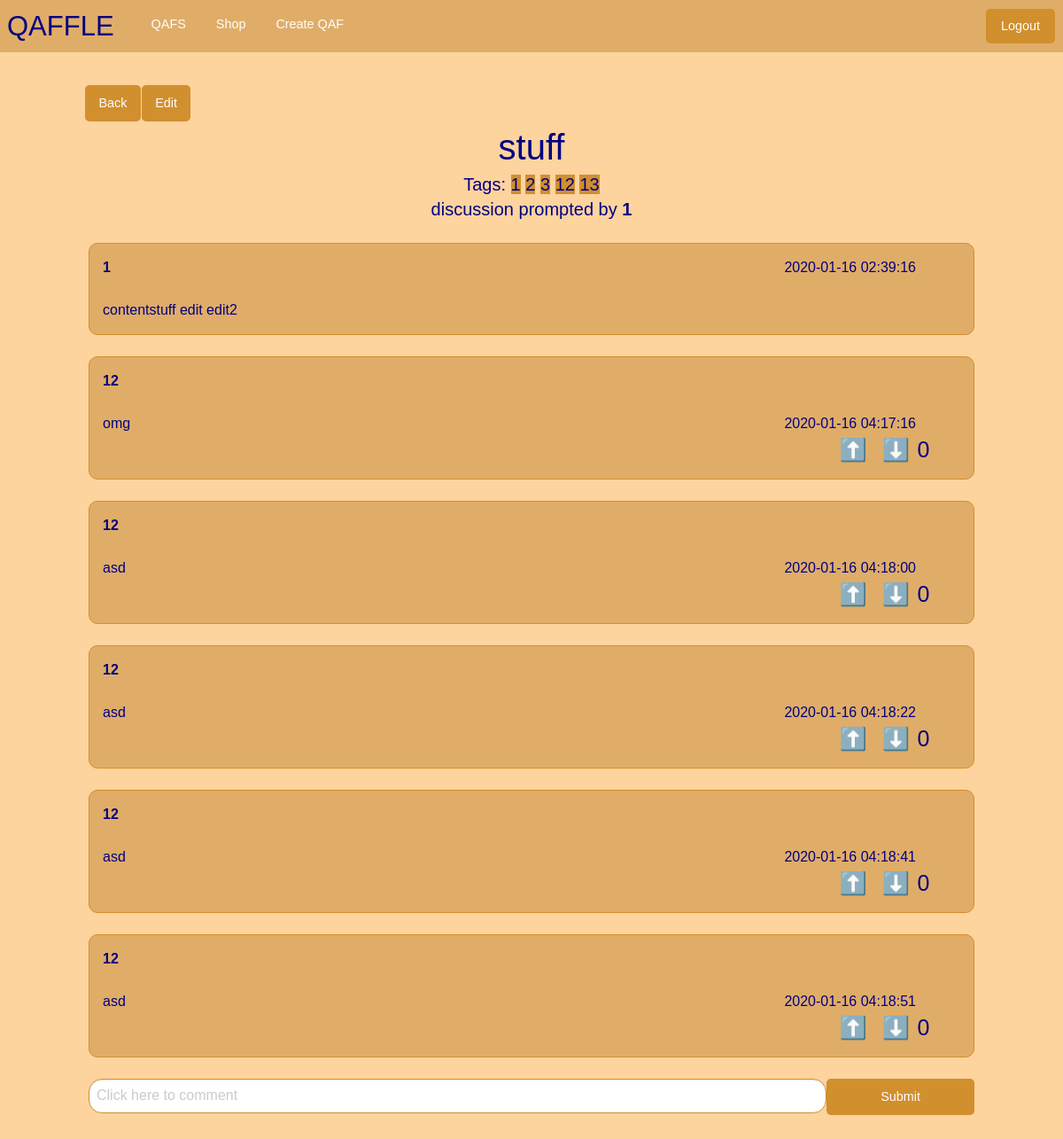
Screenshot of /qaf/1/4 (signed in) with the database file from the repository.
### tables this page shows
CREATE TABLE posts (id INTEGER PRIMARY KEY, author_id INTEGER, title TEXT, content TEXT, qaf_id INTEGER, tags TEXT, time_created DATETIME DEFAULT CURRENT_TIMESTAMP, net_vote INTEGER);

CREATE TABLE users (id INTEGER PRIMARY KEY, username TEXT, password TEXT, waffles INT, qafs_joined TEXT);

CREATE TABLE comments (id INTEGER PRIMARY KEY, author_id INTEGER, content TEXT, post_id INTEGER, qaf_id INTEGER, time_created DATETIME DEFAULT CURRENT_TIMESTAMP, net_vote INTEGER);

### app.py (the view)
@app.route("/qaf/<qaf_id>/<post_id>", methods=['GET', 'POST'])
def show_post(qaf_id,post_id):
    if current_user() == None:
      flash('You must be logged in to access this page', 'warning')
      return redirect( url_for( 'login'))
    if ('comment' in request.form):
        entry = request.form
        Comment.new_comment(current_user().id, entry['comment'], post_id, qaf_id)
    if ('post_id' in request.form):
        return redirect(url_for('edit_title', post = request.form['post_id']))
    if('comment_id' in request.form):
        return redirect(url_for('edit_comment', comment = request.form['comment_id']))
    post = Post(post_id)
    comments = post.get_comments()
    return render_template('post.html', title = post.title, post = post, comments = comments, author = User(post.author_id).username)

### app.py (called while the page is built)
def current_user():
    if 'user_id' in session:
        return User(session['user_id'])
    return None

@app.context_processor
def make_template_globals():
    return dict(current_user=current_user())

### util/db_builder.py (called while the page is built)
def execute(cmd):
    db = sqlite3.connect(DB_FILE)
    c = db.cursor()
    output = c.execute(cmd)
    db.commit()
    return output

### util/post.py (called while the page is built)
    def get_comments(self):
        command = f'SELECT id FROM comments WHERE post_id = {self.id}'
        data = execute(command).fetchall()
        comments = []
        for comment_id in data:
            comments.append(Comment(comment_id[0]))
        return comments

### templates/post.html (shortened to what this page needs)
{% extends "base.html" %}
{% block content %}
<div class="button-group grid-x">
  <a class = "button" style="margin-left:8%;" href="/qaf/{{post.qaf_id}}">Back</a>
  {% if post.author_id == current_user.id %}
    <form method="post">
      <button type="submit" class="button" name='post_id' id='edit' value="{{ post.id }}"> Edit </button>
    </form>
  {% endif %}
</div>
<div class="grid-x">
  <h2 class="small-12">{{ post.title }}</h2>
  <h5 class="small-12">Tags:
    {% for tag in post.tags %}
      <span class = "tag">{{ tag }}</span>
    {% endfor %}
  </h5>
  <h5 class="small-12">discussion prompted by <strong>{{author}}</strong></h5>
  <div class="small-12">
    <br>
  </div>
  <div class="small-10 small-offset-1 post" style="word-wrap:break-word;">
    <span style="float:right;margin-right:50px">{{post.time_created}}</span><strong>{{author}}</strong><br><br>
    {{ post.content }}
  </div>
  <br>
  {% if comments %}
    <div class="small-12"><br></div>
    {% for comment in comments %}
    <div class="post small-10 small-offset-1 grid-x">
      <div class="small-12">
        {% if comment.author_id == current_user.id %}
          <form class="form-group" method="post">
            <strong class="small-6">{{comment.author}}</strong>
            <button type="submit" class="button" name='comment_id' value="{{ comment.id }}"> Edit </button>
          </form>
        {%else %}
          <strong class="small-6">{{comment.author}}</strong>
        {% endif %}
      </div>
      <div class="small-12">
        <br>
      </div>
      <div class="small-12" id='content' style="word-wrap: break-word;">{{comment.content}} <span style="float:right;margin-right:50px">{{comment.time_created}}</span></div>
      <div class="small-4 upvote" id="{{comment.id}}" style="margin-left:85%;width:5%">
        <h4 class="upvote" id="{{comment.id}}">⬆️</h4>
      </div>
      <div class="small-4 downvote" id="{{comment.id}}" style="width:5%">
        <h4 class="downvote" id="{{comment.id}}" >⬇️</h4>
      </div>
      <div>
        <h4 class="votes" id="{{comment.id}}">{{comment.net_vote}}</h4>
      </div>
    </div>
    <div class="small-12">
      <br>
    </div>
    {% endfor %}
  {% endif %}
</div>
<div class="small-12 grid-x">
  <form class="form-group small-10 small-offset-1" method="post">
    <div class="grid-x">
      <input class="textInput small-10" name="comment" type="text" placeholder='Click here to comment'>
      <input class="button small-2" type="submit" value="Submit">
    </div>
    <br>
  </form>
</div>
{% endblock content %}

### static/css/stylesheet.css (style rules this page uses)
body { font-family: 'Overpass', sans-serif; background-color: RGB(253, 211, 158); color: navy; }
a { border: 0px; border-color: RGB(209, 143, 46); padding: 0px; font-family: 'Overpass', sans-serif; }
.button { background-color: RGB(209, 143, 46); border-radius: 5px; }
.button-group { margin: auto; }
h2 { color: navy; margin: auto; font-family: 'Overpass', sans-serif; text-align: center; }
h4 { color: navy; margin: auto; font-family: 'Overpass', sans-serif; text-align: center; }
h5 { margin: auto; text-align: center; font-family: 'Overpass', sans-serif; }
.tag { background-color: RGB(209, 143, 46); }
.textInput { border-radius: 15px; background-color: white; border-color: RGB(209, 143, 46); color: navy; }
.post { border-color: RGB(209, 143, 46); border-style: solid; border-width: thin; border-radius: 10px; background-color: RGB(224, 173, 104); padding: 15px; }

### rows the page displays
posts: title "stuff", time_created "2020-01-16 02:39:16", content "contentstuff edit edit2"
users: author "12" "12" "12" "12" "12"
comments: content "omg", time_created "2020-01-16 04:17:16"
comments: content "asd", time_created "2020-01-16 04:18:00"
comments: content "asd", time_created "2020-01-16 04:18:22"
comments: content "asd", time_created "2020-01-16 04:18:41"
comments: content "asd", time_created "2020-01-16 04:18:51"

### other values shown
{{ tag }} "1" "2" "3" "12" "13"
{{ author }} "1"
{{ comment.net_vote }} "0" "0" "0" "0" "0"
